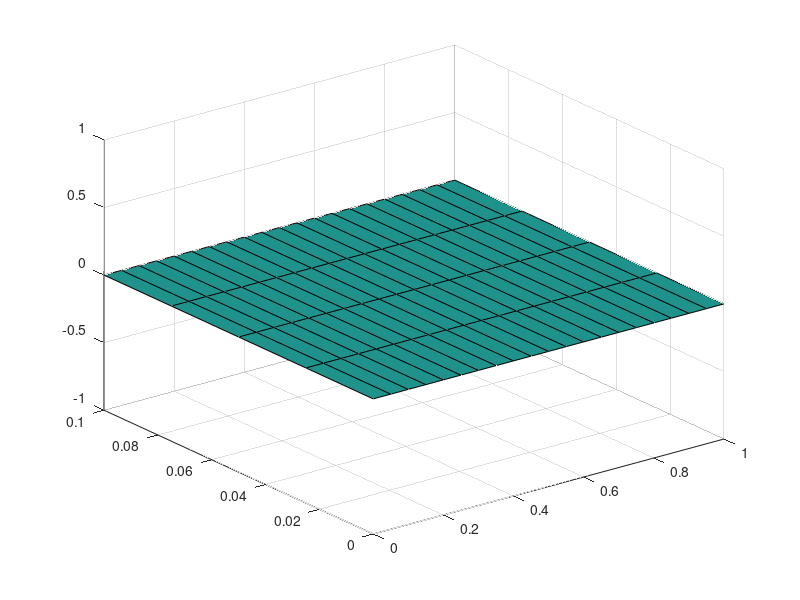

Here is the MATLAB script that generated this plot:
% function [] = meshgen(ndim, ndof, xL, xR, yL, yR, n_elem, matdata, k, ux, uy, elemdata, e1, e2, npelem, nforce)
clc; clear; % close all;
ndim = 2; % no of dimensions
ndof = 4; % no of dofs
n_elem_x = 20; % no of elements x direction
n_elem_y = 4; % no of elements y direction
nnode = (n_elem_x + 1) * (n_elem_y + 1);

% domain boundaries
xL = 0; xR = 1;
yL = 0; yR = 0.1;

% matdata
matdata = 1; gamma = 1.4; f = 0;
rho_l = 1.0; rho_r = 0.125;
u_l = 0; u_r = 0;
v_l = 0; v_r = 0;
p_l = 1; p_r = 0.1;

% elemdata
elemdata = 1;
e1 = 0.0;
e2 = 0.0;

npelem = 4;
nelem = n_elem_x * n_elem_y;

% boundary conditions
nforce = 0;
% nbound = 100;
% number of nodes in boundary = n_elem * 4 (sides)
% nbound = (n_elem_x + 1) * (n_elem_y + 1);
nbound = (n_elem_y + 1) * 2; % left most and right most sides

%% open new file to write data
% delete(data.inp)
fileID = fopen('data0.inp', 'a+');
fprintf(fileID, 'ndim,%d\n', ndim);
fprintf(fileID, 'ndof,%d\n', ndof);
fprintf(fileID, 'nnode,%d\n', nnode);

%% node printing

x = linspace(xL, xR, n_elem_x + 1);
y = linspace(yL, yR, n_elem_y + 1);

[X, Y] = meshgrid(x, y);
Z = zeros(n_elem_x + 1, n_elem_y + 1);

surf(X, Y, Z');

node_coords = zeros(nnode, 2);

for i = 0:n_elem_y
	x_coords = X(i + 1, :)';
	y_coords = Y(i + 1, :)';
	ki = 1;
	for j = (((n_elem_x + 1) * i) + 1):((n_elem_x + 1) * (i + 1))
		node_coords(j, 1) = x_coords(ki);
		node_coords(j, 2) = y_coords(i + 1);
		ki = ki + 1;
		fprintf(fileID, '%d,%f,%f\n', j, node_coords(j, 1), node_coords(j, 2));
	end
end

%% matdata

fprintf(fileID, 'matdata,%d\n', matdata);

for i = 1:matdata
	fprintf(fileID, '%d,%.8f,%f\n', i, gamma, f);
end

%% elemdata

fprintf(fileID, 'elemdata,%d\n', elemdata);

for i = 1:elemdata
	fprintf(fileID, '%d,%f,%f\n', i, e1, e2);
end

fprintf(fileID, 'npelem,%d\n', npelem);
fprintf(fileID, 'nelem,%d\n', nelem);

% elem connectivity

% generate conn_table
conn_table = zeros(n_elem_y + 1, n_elem_x + 1);
xx = n_elem_x + 1;

for i = 0:n_elem_y
	
	for j = 1:(n_elem_x + 1)
		conn_table(i + 1, j) = xx * i + j;
	end
	
end

% print element connectivity table
xx = 1;

for i = 0:n_elem_y - 1
	l1 = conn_table(i + 1, :)';
	l2 = conn_table(i + 2, :)';
	
	for j = 0:n_elem_x - 1
		fprintf(fileID, '%d,%d,%d,%d,%d,%d,%d\n', xx, matdata, elemdata, l1(j + 1), l1(j + 2), l2(j + 2), l2(j + 1));
		xx = xx + 1;
	end
	
end

%% setting initial values
fprintf(fileID, "ninit,%d\n", nnode);
x_coords = X(1, :); % x coordinates to check the initial condition
for i = 1:(n_elem_x + 1)
	node_num = conn_table(:, i);
	if(x_coords(i) <= 0.5)
		rho = rho_l;
		u = u_l; v = v_l;
		p = p_l;
	else
		rho = rho_r;
		u = u_r; v = v_r;
		p = p_r;
	end
	for j = 1:max(size(node_num))
		fprintf(fileID, '%d,%d,%f,%f,%f,%f\n', node_num(j), elemdata, rho, u, v, p);
	end
end

%% boundary layers
fprintf(fileID, "nbound,%d\n", nbound);
left = conn_table(:, 1); right = conn_table(:, end);
node_nums = [left right]; node_nums = node_nums(:);
for i = 1:nbound
	if (i < 5)
		rho = rho_l; u = u_l; v = v_l; p = p_l;
	else
		rho = rho_r; u = u_r; v = v_r; p = p_r;
	end
	fprintf(fileID, '%d,%d,%f,%f,%f,%f\n', node_nums(i), elemdata, rho, u, v, p);
end

%% forcing term
fprintf(fileID, "nforce,%d\n", nforce);

% end
